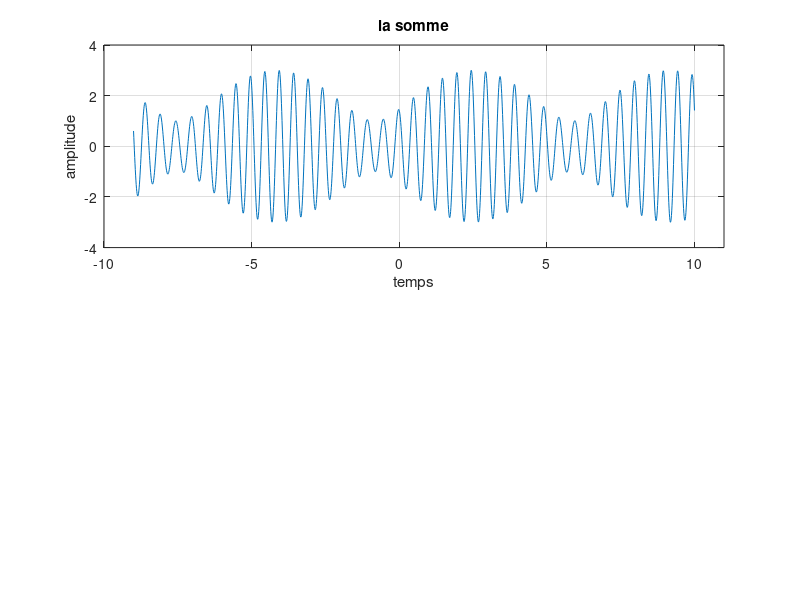

Reproduce this figure in MATLAB.
clc;
clear all;
close all;
f1=2.0;
phil=pi/4;
t=-9:0.01:10;
a2=1;
f2=2.15;
x=[2*cos(2*pi*f1*t+pi/4)]+[a2*sin(2*pi*f2*t)]
subplot(2,1,1)
plot(t,x)
axis([-10 11 -4 4])
grid on;
xlabel('temps')
ylabel('amplitude')
title('la somme')